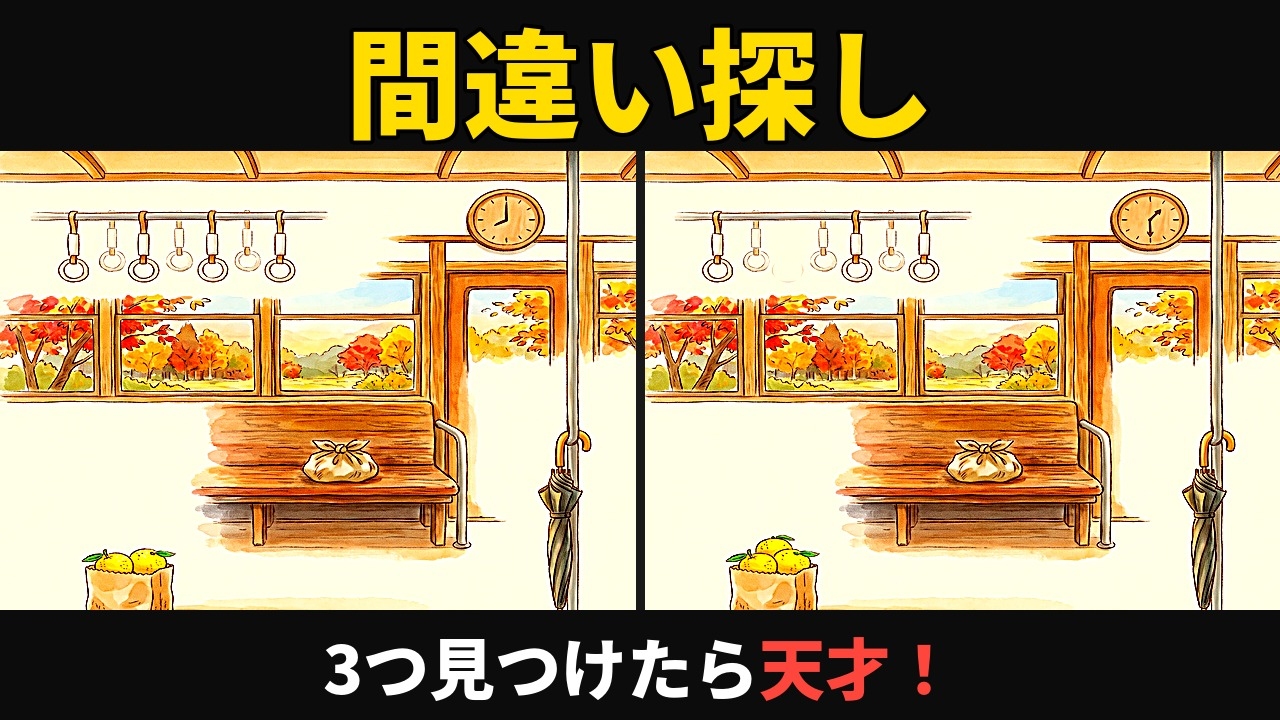
#> input picture assets/thumbnail_mock/thumb_v2_noowl.jpg, 1280 x 720 px, given in place of q4_a.png, which was not available
$ python ep003_program.py ../../assets/thumbnail_mock
#> lines starting #> are read from the running program, lines starting #| are printed output that depends on the picture; after the words box and inside, x2 and y2 are one past the last pixel; in counts of white or black regions, pixels touching at a corner belong together
"""第3回：プログラムで作る違い（画像APIは使わない）。
- 第4問「増える」：空を舞う紅葉の葉（元の絵 [1165,714,1229,777]）を1.25倍にして、空の別の所（左上の [520,640]）に1枚足す → <作業>/edit_4_leaf.png
- 第5問「色」2つ：右のさざんかの花1輪をピンク→白、地面の落ち葉1枚を茶→緑 → <作業>/edit_5_color.png
python3 ep003_program.py <作業フォルダ>"""
import sys
from pathlib import Path
import numpy as np
from PIL import Image, ImageFilter

w = Path(sys.argv[1])

# 第4問：舞う葉を1枚増やす
a = Image.open(w / "q4_a.png").convert("RGB")
#> a is the input picture: PIL image 1280x720 RGB; mean R, G, B 161.5, 140.8, 103
SRC, DST, K = (1150, 700, 1244, 792), (520, 640), 1.25
crop = a.crop(SRC)
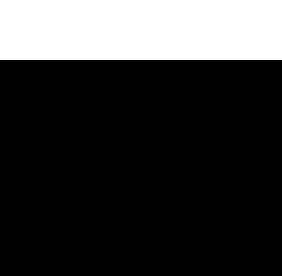
#> crop: PIL image 94x92 RGB (shown 3 times larger); values 0 (black) and 12 (white), 21.7% white; 1 white region, box (x1, y1, x2, y2) and area: (0, 0, 94, 20) 1880
C = np.asarray(crop).astype(int)
leaf = (C[..., 0] - C[..., 2] > 40) | (C.mean(2) < 150)            # 葉の色と輪郭
#> leaf: shape (92, 94) bool; every value is 1
leaf = np.asarray(Image.fromarray((leaf * 255).astype(np.uint8)).filter(ImageFilter.MaxFilter(3))) > 0
size = (round(crop.width * K), round(crop.height * K))
#> size = (118, 115)
big = crop.resize(size, Image.LANCZOS).rotate(-25, resample=Image.BICUBIC, fillcolor=(255, 255, 255))
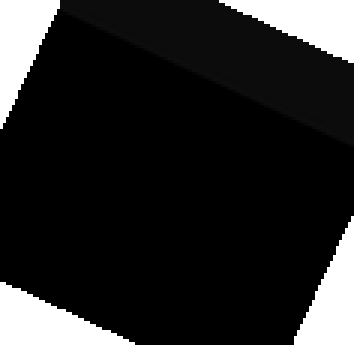
#> big: PIL image 118x115 RGB (shown 3 times larger); min 0, max 255, mean 37.8
mask = Image.fromarray((leaf * 255).astype(np.uint8)).resize(size, Image.LANCZOS).rotate(-25, resample=Image.BICUBIC).filter(ImageFilter.GaussianBlur(0.8))
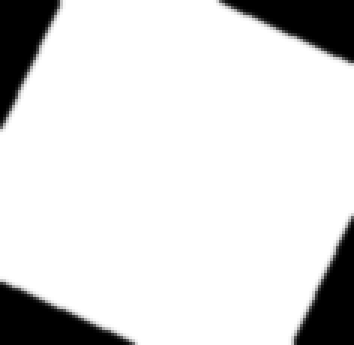
#> mask: PIL image 118x115 L (shown 3 times larger); min 0, max 255, mean 219
out = a.copy(); out.paste(big, DST, mask); out.save(w / "edit_4_leaf.png")

# 第5問：色を2か所変える
from scipy import ndimage
a = Image.open(w / "q5_a.png").convert("RGB")
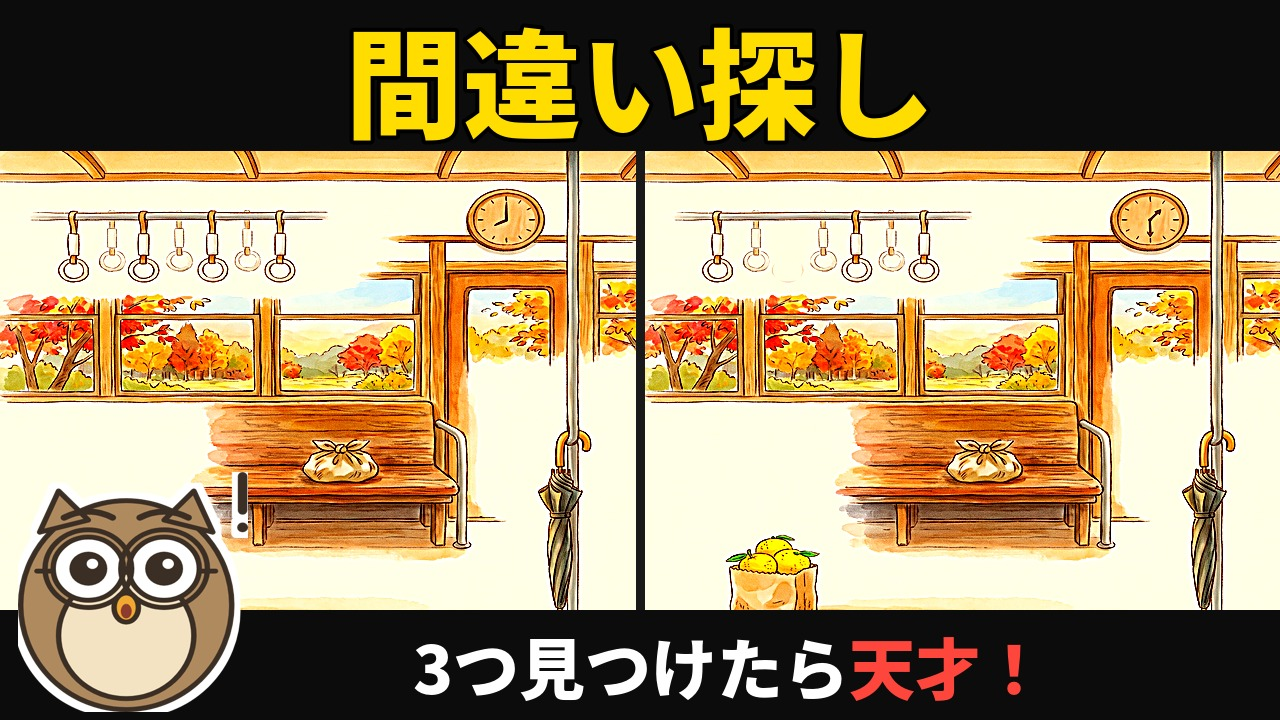
#> input picture assets/thumbnail_mock/thumb_v2_owl.jpg, 1280 x 720 px, given in place of q5_a.png, which was not available
#> a is the input picture: PIL image 1280x720 RGB; mean R, G, B 162.9, 141.7, 104
out = a.copy()
FLOWER = (1546, 1259, 1632, 1361)
c = np.asarray(a.crop(FLOWER)).astype(float)
#> c: shape (102, 86, 3) float64; every value is 0
pink = (c[..., 0] - c[..., 1] > 30) & (c[..., 0] > 160)
#> pink: shape (102, 86) bool; every value is 0
lab, n = ndimage.label(ndimage.binary_closing(pink, iterations=2))
#> lab: shape (102, 86) int32; every value is 0
#> n = 0
#> (the run stopped early here; a loop or call above may not have finished)
